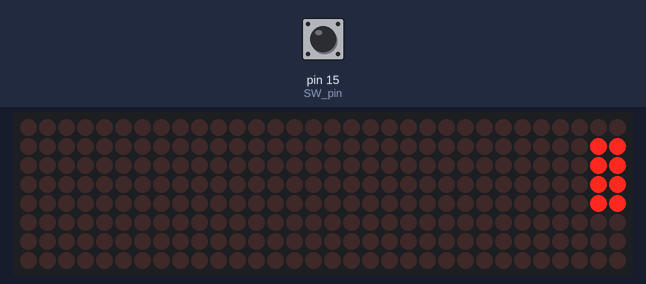
A sketch run on a simulated Arduino Uno, built with avr-gcc and run on an emulated ATmega328P. Parts: 32×8 LED matrix. Inputs (shaded band) come from the test bench; at power-on: pin 15 (SW_pin) LOW.

Above: at 1.29 s.
1.3 s: pin 15 (SW_pin) pulled HIGH for 3.2 s
At 2.6 s:
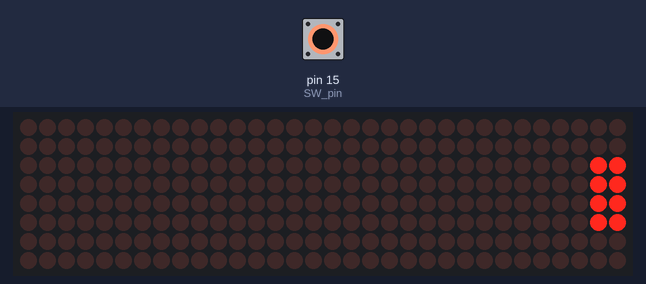
At 4.72 s:
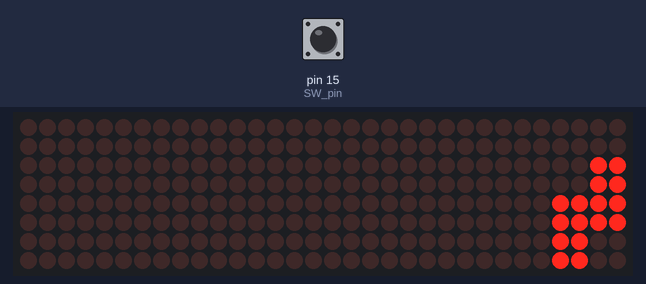
6.2 s: pin 15 (SW_pin) pulled HIGH for 0.15 s
At 7.1 s:
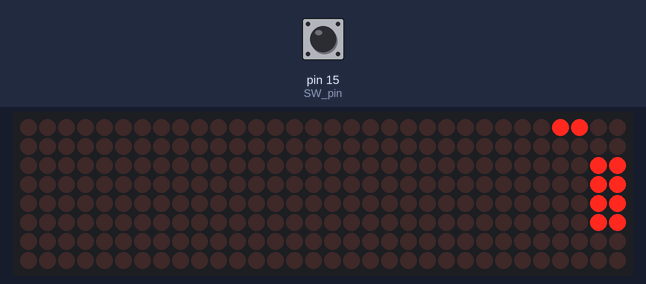
Timing chart, 0 to 9.2 s (numbered marks = the images above; inputs shaded):
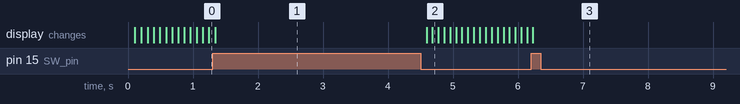

The sketch:

STACKER.ino
```cpp
//Author: Jackson Spry
//note: this is not polished, infact, there is a misfeature where the platform is not erased if it overhangs more than 1
#include <LedControl.h>
#include "binary.h"
LedControl lc = LedControl(14, 13, 12, 4);
int i = 0, SW_pin = 15, a = 0, x = 7, y = 6, butpress = 1, dir = 0,
    sto_x = 0, leh = 4, d = 0, sta = 1;
void setup() {
  while (i < 4) { //Loop to initiate and clear all displays
    lc.shutdown(i, false);
    lc.setIntensity(i, 6);
    lc.clearDisplay(i);
    i++;
  }
  i = 0;
  pinMode(SW_pin, INPUT); //button pin
}
void checkfall() {
  if (x != sto_x) { //If x is not equal to the previous x value
    lc.setLed(a, sto_x - leh, y + 2, 0); //erase the overhange
    lc.setLed(a, sto_x - leh, y + 3, 0);
    lc.setLed(a, sto_x + 1, y + 2, 0);
    lc.setLed(a, sto_x + 1, y + 3, 0);
    leh = leh - abs(x - sto_x); //subtract the difference in x from the length
    if (x > sto_x) { //if x overhangs to the left
      x = x - abs(x - sto_x); //shift x to be on the tower
      sto_x = x; //set previous x value
    }
  }
  sto_x = x; //set previous x value
}
void loop() {
  while (digitalRead(SW_pin) == LOW) { //while the button is not pressed
    delay(96 - 2 * ((a * 8) + (8 - y))); //variable delay to make it speed up the higher you go
    butpress = 1; //button lock variable on
    if (x < 0 || x > 6 + leh) { //if the platform is off the screen
      dir = abs(dir - 1); //switch the direction
    }
    if (dir == 0) {
      x--; //incriment the platform right if the dir is 0
      lc.setLed(a, x + 1, y, 0); //erase the platform trail
      lc.setLed(a, x + 1, y + 1, 0);
    }
    else {
      x++; //incriment the platform left if the dir is 1
      lc.setLed(a, x - leh, y, 0); //erase the platform trail
      lc.setLed(a, x - leh, y + 1, 0);
    }
    while (d < leh) { //loop to draw the platform based off the length
      lc.setLed(a, x - d, y, 1); //top pixel
      lc.setLed(a, x - d, y + 1, 1); //bottom pixel
      d++;
    }
    d = 0;
  }
  if (y < 0) { //if y goes off the screen, warp to next sceen
    a++; //incriment screen address
    y = 6; //set y to bottom value
  }
  if (digitalRead(SW_pin) == HIGH && butpress == 1) { //activate once when button is pressed
    if (sta == 1) { //if its the first press of the game)
      sta = 0;
      sto_x = x;
    }
    y = y - 2; //move y up two pixels
    butpress = 0;
    checkfall(); //check for misalignment
  }
}
```
